Frame 1 (no input): blank canvas, image omitted
Frame 60 (no input): blank canvas, image omitted
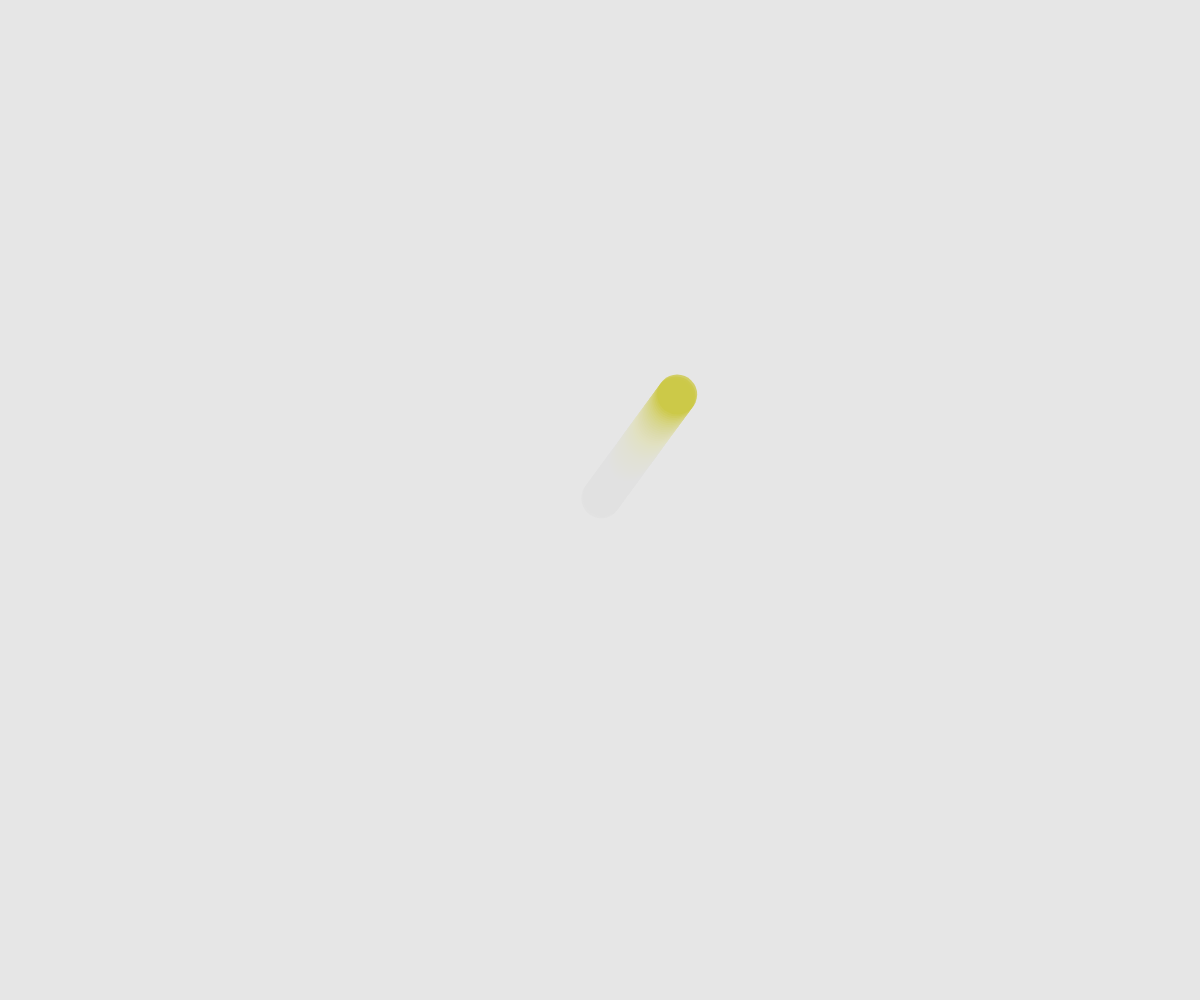
Frame 120 (the mouse pressed at the canvas centre since frame 60)

The p5.js sketch whose frames 1 and 60 were blank and that drew this single picture after the mouse press (run headless with seeded random() and noise() and a simulated clock; from frame 60 on, the mouse is pressed at the canvas centre):

// p5.js sketch
// ── sketch.js
// instad of one Ball we define an empty array "balls"
let balls = [];



function setup() {
  createCanvas(windowWidth, windowHeight);
}

function draw() {
  background(220,20);

  // frome here we iterate through the whole array and call our Class-Functions
  // note: i < balls.legth. (Last position of array is balls[balls.length-1])
  for (let i = 0; i < balls.length; i++){
    balls[i].update();
    balls[i].draw();
  }
}

function mousePressed(){
  // add an instance entry to the last position of the array via push.
  let ball = new Ball(mouseX, mouseY, random(-3,3), random(-3,3));
  ball.r = random(255);
  balls.push(ball); 
}











class Ball {
  constructor(_posX, _posY, _speedX, _speedY) {
    // we need an internal x,y and speed offsets
    this.posX = _posX;
    this.posY = _posY;

    this.speedX = _speedX;
    this.speedY = _speedY;

    // as well as some colours
    this.r = random(100);
    this.g = 200;
    this.b = random(200);
  }


  update(){
    if(this.posX >= width || this.posX <= 0){       // if we reach the x border of the canvas we want to swap + to - et vice versa 
      this.speedX *= -1;
    }
    if(this.posY >= height || this.posY  <= 0){     // same logic on our y axis
      this.speedY *= -1;
    }
    this.posY += this.speedY;                       // assign current speeds to final positions of the Instance
    this.posX += this.speedX;
  }
  
  
  draw(){
    noStroke();
    fill(this.r,this.g,this.b,200);
    circle(this.posX,this.posY,40);                 // draw current values on screen
  }




}
